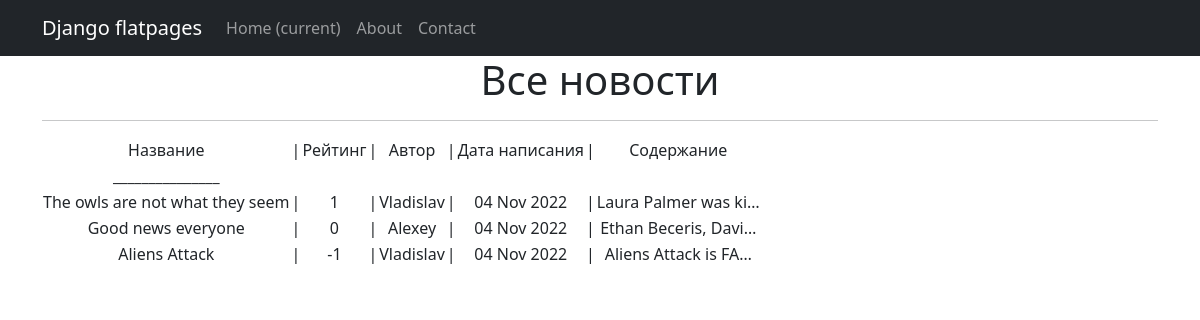
Before: /news/ with the older database file.
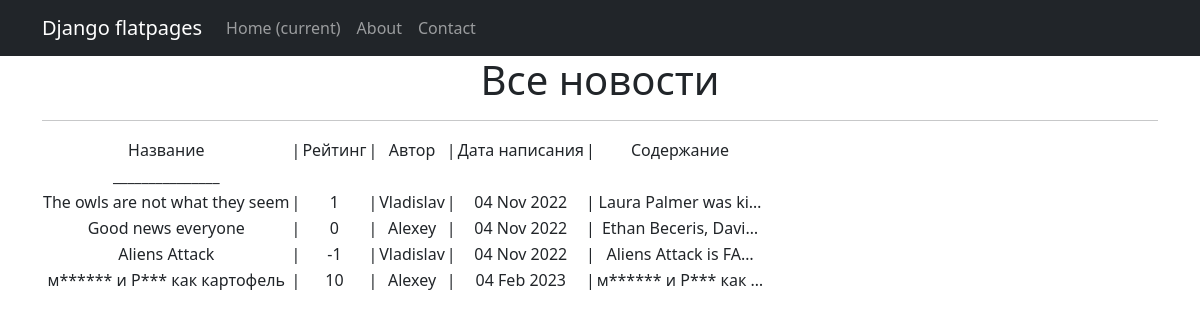
After: the same page with the newer database file.
### NewsApp/models.py (models this page shows, shortened)
class Post(models.Model):
    author = models.ForeignKey(Author, on_delete=models.CASCADE)
    NEWS = 'NW'
    ATICLE = 'AR'
    CATEGORY_CHOICES=(
        (NEWS, 'Новость'),
        (ATICLE, 'Статья'),
    )
    categoryType = models.CharField(max_length=2, choices=CATEGORY_CHOICES, default=ATICLE)
    dateCreation = models.DateTimeField(auto_now_add=True)
    postCategory = models.ManyToManyField(Category, through='PostCategory')
    title = models.CharField(max_length=128)
    text = models.TextField()
    rating = models.SmallIntegerField(default=0)

class Author(models.Model):
    authorUser = models.OneToOneField(User, on_delete=models.CASCADE)
    ratingAuthor = models.SmallIntegerField(default=0)
    def __str__(self):
        return f'{self.authorUser}'

### NewsApp/views.py (the view)
# urls.py: path('', News.as_view()),
class News(ListView):
    model = Post
    ordering = 'dateCreation'
    template_name = 'news.html'
    context_object_name = 'news'
    paginate_by = 10

### NewsApp/templatetags/censor.py (called while the page is built)
@register.simple_tag()
def censor(x):
   if isinstance(x, str):
      list_1 = ['редиска', 'морковь', 'репа']
      for i in list_1:
         while i in x.lower():
            print(len(x))
            y = x.lower().find(i)
            if y != -1:
               x = x[0:y + 1] + '*' * (len(i) - 1) + x[y + len(i):]
   return f'{x}'

### NewsApp/templatetags/custom_filters.py (called while the page is built)
@register.simple_tag()
def news_time(x):
   return x.strftime('%d %b %Y')

### templates/news.html (shortened to what this page needs)
{% extends 'flatpages/default.html' %}
{% load custom_filters %}
{% load censor %}
{% block content %}
   <h1>Все новости</h1>
   <hr>
   {% if news %}
       <table>
           <tr>
               <td>Название</td>
               <td> |</td>
               <td>Рейтинг</td>
               <td> |</td>
               <td>Автор</td>
               <td> |</td>
               <td>Дата написания</td>
               <td> |</td>
               <td>Содержание</td>
           </tr>
           <tr>
               <td>_______________</td>
           </tr>
           {% for post in news %}
           <tr>
               <td>{% censor post.title %}</td>
                              <td> |</td>
               <td>{{ post.rating }}</td>
                              <td> |</td>
               <td>{{ post.author }}</td>
                              <td> |</td>
               <td>{% news_time post.dateCreation %}</td>
                              <td> |</td>
               <td>{% censor post.text|truncatechars:20 %}</td>
           </tr>
           {% endfor %}
       </table>
   {% else %}
       <h2> Новостей нет!</h2>
   {% endif %}
{% endblock content %}

Changed rows visible on the page:
added Post: title "м****** и Р*** как картофель", rating "10", author "Alexey", dateCreation "04 Feb 2023", text "м****** и Р*** как …"
